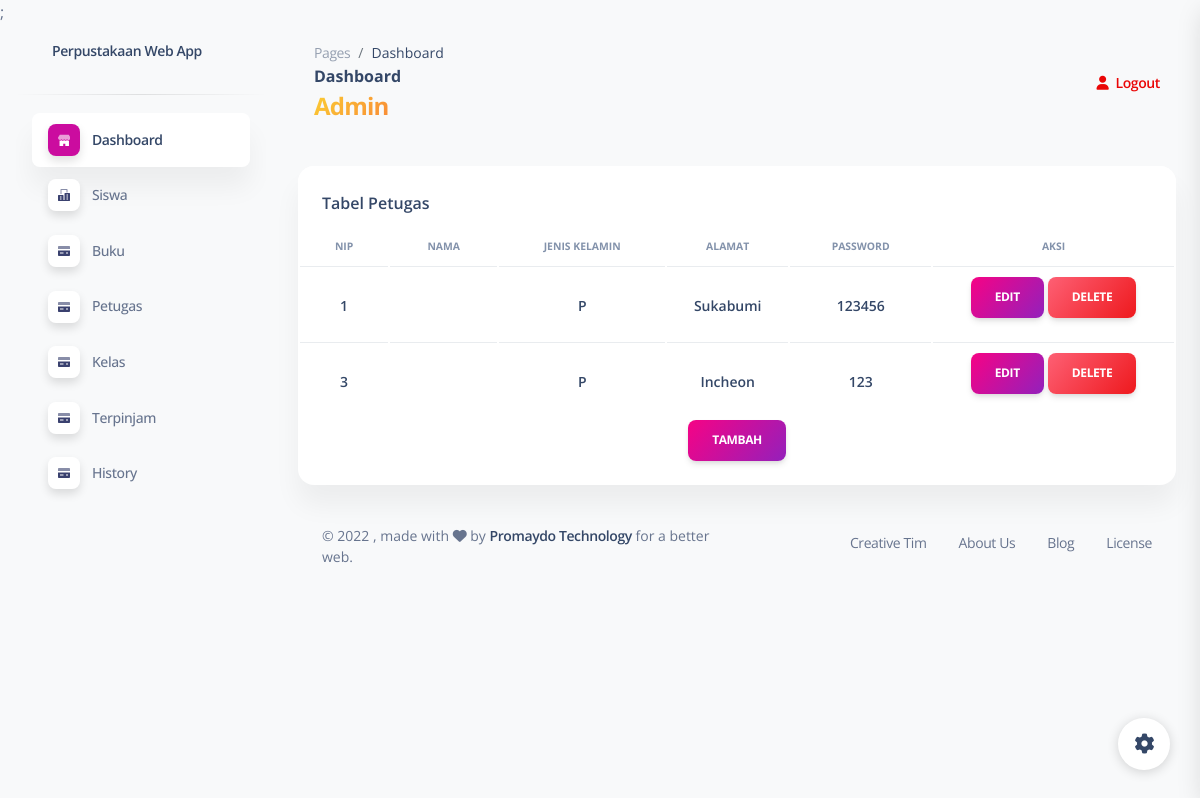
The page /admin/petugas.php (signed in) on the database its author committed.
### tables this page shows
CREATE TABLE `petugas` (
  `nip` int(11) NOT NULL,
  `nama` varchar(100) NOT NULL,
  `jenis_kelamin` enum('L','P') NOT NULL,
  `alamat` varchar(100) NOT NULL,
  `password` varchar(100) NOT NULL
);

### admin/petugas.php (the view, shortened to what this page needs)
<?php
include 'config.php';
$result = mysqli_query($db, "SELECT * FROM petugas");
?>
<!DOCTYPE html>
<html lang="en">
<head>
  <link href="../assets/css/nucleo-icons.css" rel="stylesheet" />
  <link href="../assets/css/nucleo-svg.css" rel="stylesheet" />
  <link href="../assets/css/nucleo-svg.css" rel="stylesheet" />
  <link id="pagestyle" href="../assets/css/soft-ui-dashboard.css?v=1.0.6" rel="stylesheet" />
</head>
<body class="g-sidenav-show bg-gray-100">
  <?php include '../sidemenu.php'; ?>
  <main class="main-content position-relative max-height-vh-100 h-100 border-radius-lg">
    <nav class="navbar navbar-main navbar-expand-lg px-0 mx-4 shadow-none border-radius-xl" id="navbarBlur" navbar-scroll="true">
      <div class="container-fluid py-1 px-3">
        <nav aria-label="breadcrumb">
          <ol class="breadcrumb bg-transparent mb-0 pb-0 pt-1 px-0 me-sm-6 me-5">
            <li class="breadcrumb-item text-sm"><a class="opacity-5 text-dark" href="javascript:;">Pages</a></li>
            <li class="breadcrumb-item text-sm text-dark active" aria-current="page">Dashboard</li>
          </ol>
          <h6 class="font-weight-bolder mb-0">Dashboard</h6>
              <div class="nama-petugas">
                <h4 class="font-weight-bolder text-warning text-gradient">Admin</h4>
              </div>
        </nav>
        <div class="collapse navbar-collapse mt-sm-0 mt-2 me-md-0 me-sm-4" id="navbar">
          <ul class="navbar-nav justify-content-end">
            <li class="nav-item d-flex align-items-center">
              <a href="../logout.php" class="nav-link text-danger font-weight-bold px-0">
                <i class="fa fa-user me-sm-1"></i>
                <span class="d-sm-inline d-none">Logout</span>
              </a>
            </li>
          </ul>
        </div>
      </div>
    </nav>
    <div class="container-fluid py-4">
      <div class="row">
        <div class="col-12">
          <div class="card mb-4">
            <div class="card-header pb-0">
              <h6>Tabel Petugas</h6>
            </div>
            <div class="card-body px-0 pt-0 pb-2">
              <div class="table-responsive p-0">
                <table class="table align-items-center text-center mb-0">
                  <thead>
                    <tr>
                      <th class="text-uppercase text-secondary text-xxs font-weight-bolder">NIP</th>
                      <th class="text-uppercase text-secondary text-xxs font-weight-bolder">Nama</th>
                      <th class="text-uppercase text-secondary text-xxs font-weight-bolder">Jenis kelamin</th>
                      <th class="text-uppercase text-secondary text-xxs font-weight-bolder">Alamat</th>
                      <th class="text-uppercase text-secondary text-xxs font-weight-bolder">Password</th>
                      <th class="text-uppercase text-secondary text-xxs font-weight-bolder">Aksi</th>
                    </tr>
                  </thead>
                  <tbody>
                    <?php
                    while ($data = mysqli_fetch_array($result)) {
                    ?>
                      <tr>
                        <td>
                          <div>
                            <h6 class="mb-0 text-sm"><?php echo $data['nip'] ?></h6>
                          </div>
                        </td>
                        <td>
                        </td>
                        <td>
                          <div>
                            <h6 class="mb-0 text-sm"><?php echo $data['jenis_kelamin'] ?></h6>
                          </div>
                        </td>
                        <td>
                          <div>
                            <h6 class="mb-0 text-sm"><?php echo $data['alamat'] ?></h6>
                          </div>
                        </td>
                        <td>
                          <div>
                            <h6 class="mb-0 text-sm"><?php echo $data['password'] ?></h6>
                          </div>
                        </td>
                        <td class="text-center">
                          <a href="editpetugas.php?id=<?= $data['nip'] ?>" class="btn bg-gradient-primary">Edit</a>
                          <a href="deletepetugas.php?id=<?= $data['nip'] ?>" class="btn bg-gradient-danger">Delete</a>
                        </td>
                      </tr>
                    <?php
                    } ?>
                  </tbody>
                </table>
              </div>
              <div class="text-center">
                <a href="tambahpetugas.php" class="btn bg-gradient-primary">Tambah</a>
              </div>
            </div>
          </div>
        </div>
      </div>
      <footer class="footer pt-3">
        <div class="container-fluid">
          <div class="row align-items-center justify-content-lg-between">
            <div class="col-lg-6 mb-lg-0 mb-4">
              <div class="copyright text-center text-sm text-muted text-lg-start">
                ©
                , made with <i class="fa fa-heart"></i> by
                <a href="https://www.promaydo.net" class="font-weight-bold" target="_blank">Promaydo Technology</a>
                for a better web.
              </div>
            </div>
            <div class="col-lg-6">
              <ul class="nav nav-footer justify-content-center justify-content-lg-end">
                <li class="nav-item">
                  <a href="https://www.creative-tim.com" class="nav-link text-muted" target="_blank">Creative Tim</a>
                </li>
                <li class="nav-item">
                  <a href="https://www.creative-tim.com/presentation" class="nav-link text-muted" target="_blank">About Us</a>
                </li>
                <li class="nav-item">
                  <a href="https://www.creative-tim.com/blog" class="nav-link text-muted" target="_blank">Blog</a>
                </li>
                <li class="nav-item">
                  <a href="https://www.creative-tim.com/license" class="nav-link pe-0 text-muted" target="_blank">License</a>
                </li>
              </ul>
            </div>
          </div>
        </div>
      </footer>
    </div>
  </main>
  <div class="fixed-plugin">
    <a class="fixed-plugin-button text-dark position-fixed px-3 py-2">
      <i class="fa fa-cog py-2"> </i>
    </a>
  </div>
</body>
</html>

### rows shown on the page
petugas: nip "1", jenis_kelamin "P", alamat "Sukabumi", password "123456"
petugas: nip "3", jenis_kelamin "P", alamat "Incheon", password "123"
